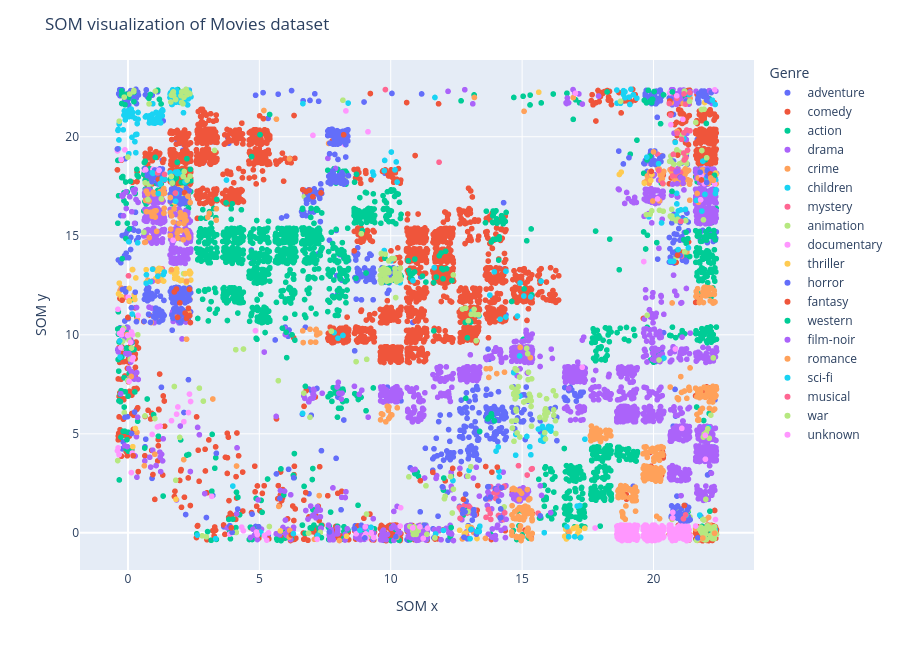

Notebook code cell kept with this figure:
### Code cell
winning_neurons = np.array([som.winner(x) for x in features_movies])
offset = np.random.uniform(-0.4, 0.4, size=winning_neurons.shape)
wn = winning_neurons + offset

som_df = pd.DataFrame({
    'x': wn[:, 0],
    'y': wn[:, 1],
    'Genre': movies['genres'].apply(lambda x: x[0] if len(x) > 0 else 'unknown').values,
    'Title': movies['title'].values
})

fig = px.scatter(
    som_df,
    x='x', y='y',
    color='Genre',
    hover_data={'Title': True, 'Genre': True, 'x': False, 'y': False},
    width=900, height=650
)
fig.update_layout(
    title='SOM visualization of Movies dataset',
    xaxis_title='SOM x',
    yaxis_title='SOM y',
)
fig.show()

### Figure 1 — Plotly figure (JSON) as saved in the notebook; plotly's stock layout.template omitted (floating-point values rounded to 4 significant figures; data arrays with more than 128 entries replaced by an {"elided": "..."} marker saying what was removed)
{"data": [{"customdata": {"elided": "652x2 str values"}, "hovertemplate": "Genre=%{customdata[1]}<br>Title=%{customdata[0]}<extra></extra>", "legendgroup": "adventure", "marker": {"color": "#636efa", "symbol": "circle"}, "mode": "markers", "name": "adventure", "showlegend": true, "type": "scattergl", "x": {"elided": "652 float values"}, "xaxis": "x", "y": {"elided": "652 float values"}, "yaxis": "y"}, {"customdata": {"elided": "2776x2 str values"}, "hovertemplate": "Genre=%{customdata[1]}<br>Title=%{customdata[0]}<extra></extra>", "legendgroup": "comedy", "marker": {"color": "#EF553B", "symbol": "circle"}, "mode": "markers", "name": "comedy", "showlegend": true, "type": "scattergl", "x": {"elided": "2776 float values"}, "xaxis": "x", "y": {"elided": "2776 float values"}, "yaxis": "y"}, {"customdata": {"elided": "1828x2 str values"}, "hovertemplate": "Genre=%{customdata[1]}<br>Title=%{customdata[0]}<extra></extra>", "legendgroup": "action", "marker": {"color": "#00cc96", "symbol": "circle"}, "mode": "markers", "name": "action", "showlegend": true, "type": "scattergl", "x": {"elided": "1828 float values"}, "xaxis": "x", "y": {"elided": "1828 float values"}, "yaxis": "y"}, {"customdata": {"elided": "2218x2 str values"}, "hovertemplate": "Genre=%{customdata[1]}<br>Title=%{customdata[0]}<extra></extra>", "legendgroup": "drama", "marker": {"color": "#ab63fa", "symbol": "circle"}, "mode": "markers", "name": "drama", "showlegend": true, "type": "scattergl", "x": {"elided": "2218 float values"}, "xaxis": "x", "y": {"elided": "2218 float values"}, "yaxis": "y"}, {"customdata": {"elided": "534x2 str values"}, "hovertemplate": "Genre=%{customdata[1]}<br>Title=%{customdata[0]}<extra></extra>", "legendgroup": "crime", "marker": {"color": "#FFA15A", "symbol": "circle"}, "mode": "markers", "name": "crime", "showlegend": true, "type": "scattergl", "x": {"elided": "534 float values"}, "xaxis": "x", "y": {"elided": "534 float values"}, "yaxis": "y"}, {"customdata": {"elided": "197x2 str values"}, "hovertemplate": "Genre=%{customdata[1]}<br>Title=%{customdata[0]}<extra></extra>", "legendgroup": "children", "marker": {"color": "#19d3f3", "symbol": "circle"}, "mode": "markers", "name": "children", "showlegend": true, "type": "scattergl", "x": {"elided": "197 float values"}, "xaxis": "x", "y": {"elided": "197 float values"}, "yaxis": "y"}, {"customdata": [["Twelve Monkeys (a.k.a. 12 Monkeys) (1995)", "mystery"], ["Seven (a.k.a. Se7en) (1995)", "mystery"], ["Unforgettable (1996)", "mystery"], ["Just Cause (1995)", "mystery"], ["Underneath (1995)", "mystery"], ["True Crime (1996)", "mystery"], ["Rear Window (1954)", "mystery"], ["Spellbound (1945)", "mystery"], ["Absolute Power (1997)", "mystery"], ["Stage Fright (1950)", "mystery"], ["Saboteur (1942)", "mystery"], ["Mortal Thoughts (1991)", "mystery"], ["Stepford Wives, The (1975)", "mystery"], ["Dead Again (1991)", "mystery"], ["Pacific Heights (1990)", "mystery"], ["Eyes of Laura Mars (1978)", "mystery"], ["Jennifer 8 (1992)", "mystery"], ["Memento (2000)", "mystery"], ["Obsession (1976)", "mystery"], ["Masquerade (1988)", "mystery"], ["Cat o' Nine Tails, The (Gatto a nove code, Il) (1971)", "mystery"], ["Vanishing, The (1993)", "mystery"], ["Dressed to Kill (1980)", "mystery"], ["Vanilla Sky (2001)", "mystery"], ["Seconds (1966)", "mystery"], ["Blow Out (1981)", "mystery"], ["Truth About Charlie, The (2002)", "mystery"], ["Andromeda Strain, The (1971)", "mystery"], ["Shattered (1991)", "mystery"], ["Secret Window (2004)", "mystery"], ["Body Double (1984)", "mystery"], ["Maltese Falcon, The (a.k.a. Dangerous Female) (1931)", "mystery"], ["Fear X (2003)", "mystery"], ["Sherlock Holmes: The Woman in Green (1945)", "mystery"], ["Old Boy (2003)", "mystery"], ["Bunny Lake Is Missing (1965)", "mystery"], ["District 9 (2009)", "mystery"], ["Buried (2010)", "mystery"], ["Exam (2009)", "mystery"], ["Super 8 (2011)", "mystery"], ["Raven, The (2012)", "mystery"], ["Enemy (2013)", "mystery"], ["The Boy Next Door (2015)", "mystery"], ["Narcopolis (2014)", "mystery"], ["Death Note Rewrite: Genshisuru Kami (2007)", "mystery"], ["Project X (1968)", "mystery"], ["The Wailing (2016)", "mystery"], ["Inferno (2016)", "mystery"]], "hovertemplate": "Genre=%{customdata[1]}<br>Title=%{customdata[0]}<extra></extra>", "legendgroup": "mystery", "marker": {"color": "#FF6692", "symbol": "circle"}, "mode": "markers", "name": "mystery", "showlegend": true, "type": "scattergl", "x": [12.68, 12.91, 15.19, 13.81, 13.63, 13.18, 19.9, 21.03, 13.8, 20.72, 20.92, 15.35, 15.61, 14.1, 13.72, 13.79, 14.19, 13.0, 14.32, 2.093, 20.35, 1.308, 1.736, 14.3, 20.15, 13.72, 15.38, 21.07, 13.93, 14.34, 14.86, 20.71, 0.0202, 20.85, 12.62, 20.19, 12.81, 13.02, 12.64, 12.73, -0.07208, 13.22, 1.607, 2.306, 12.89, 9.798, 14.04, 13.99], "xaxis": "x", "y": [1.174, 1.003, 2.92, 0.6799, 0.7836, 1.146, 18.13, 18.19, 2.333, 18.02, 18.31, 3.217, 0.9948, 0.8785, 1.717, 0.9796, 2.249, 1.308, 2.352, 17.25, 17.66, 13.33, 17.21, 0.6693, 19.12, 1.179, 3.243, 13.98, 2.022, 1.014, 3.391, 18.39, 12.98, 18.04, 1.284, 18.3, 1.388, 1.272, 0.7307, 1.037, 11.91, 0.8946, 16.72, 16.81, -0.1496, 22.38, 2.036, 1.737], "yaxis": "y"}, {"customdata": {"elided": "297x2 str values"}, "hovertemplate": "Genre=%{customdata[1]}<br>Title=%{customdata[0]}<extra></extra>", "legendgroup": "animation", "marker": {"color": "#B6E880", "symbol": "circle"}, "mode": "markers", "name": "animation", "showlegend": true, "type": "scattergl", "x": {"elided": "297 float values"}, "xaxis": "x", "y": {"elided": "297 float values"}, "yaxis": "y"}, {"customdata": {"elided": "385x2 str values"}, "hovertemplate": "Genre=%{customdata[1]}<br>Title=%{customdata[0]}<extra></extra>", "legendgroup": "documentary", "marker": {"color": "#FF97FF", "symbol": "circle"}, "mode": "markers", "name": "documentary", "showlegend": true, "type": "scattergl", "x": {"elided": "385 float values"}, "xaxis": "x", "y": {"elided": "385 float values"}, "yaxis": "y"}, {"customdata": {"elided": "83x2 str values"}, "hovertemplate": "Genre=%{customdata[1]}<br>Title=%{customdata[0]}<extra></extra>", "legendgroup": "thriller", "marker": {"color": "#FECB52", "symbol": "circle"}, "mode": "markers", "name": "thriller", "showlegend": true, "type": "scattergl", "x": [1.044, 1.358, 1.06, 16.66, 2.22, 17.39, 1.781, 0.9439, 2.065, 2.306, 16.95, 17.11, 1.861, 0.1696, 2.18, 17.18, 18.7, 15.63, 19.7, 19.93, 22.39, 22.37, 17.07, 1.901, 21.94, 19.9, 1.296, 17.14, 2.361, 2.345, 18.77, 2.278, 1.238, 19.65, 0.6961, 1.145, 17.08, 1.258, 16.69, 1.976, 1.813, 2.384, 0.6927, 1.096, 0.2999, 1.853, 1.641, -0.3288, 16.81, 16.62, 2.391, 1.778, 1.172, 1.891, 1.821, 1.993, 0.04876, 12.94, -0.3582, 12.63, 12.83, 1.106, 13.28, 1.97, 2.243, 0.2839, 1.766, 2.06, 2.287, 13.03, -0.2511, -0.2328, 5.8, 0.05834, 2.128, 1.828, 8.322, 12.8, 1.819, 12.99, 0.2406, 0.263, 0.184], "xaxis": "x", "y": [12.75, 12.71, 12.84, 0.1797, 12.63, 0.2298, 13.02, 12.71, 12.75, 17.23, 0.2237, -0.05952, 13.15, 13.29, 13.09, 0.106, 18.1, 22.25, 18.74, 18.11, 18.1, 18.17, 0.2545, 12.81, 21.73, 17.8, 12.75, 0.1088, 13.07, 13.21, 18.21, 16.94, 12.91, 17.66, 12.65, 13.28, 0.2961, 13.32, -0.3079, 16.81, 13.05, 13.13, 13.29, 13.25, 12.87, 13.33, 13.2, 12.61, 0.0455, -0.1736, 12.76, 12.85, 13.35, 12.86, 13.22, 12.74, 12.34, 0.3147, 12.07, 0.1288, -0.02357, 10.92, -0.2868, 17.37, 17.23, 5.269, 16.69, 17.39, 17.04, 0.2755, 11.93, 11.81, 0.09777, 11.72, 16.84, 1.691, -0.1694, -0.04621, 16.73, 0.1396, 11.97, 11.79, 4.351], "yaxis": "y"}, {"customdata": {"elided": "468x2 str values"}, "hovertemplate": "Genre=%{customdata[1]}<br>Title=%{customdata[0]}<extra></extra>", "legendgroup": "horror", "marker": {"color": "#636efa", "symbol": "circle"}, "mode": "markers", "name": "horror", "showlegend": true, "type": "scattergl", "x": {"elided": "468 float values"}, "xaxis": "x", "y": {"elided": "468 float values"}, "yaxis": "y"}, {"customdata": [["Prophecy, The (1995)", "fantasy"], ["Candyman: Farewell to the Flesh (1995)", "fantasy"], ["Brazil (1985)", "fantasy"], ["Dracula (Bram Stoker's Dracula) (1992)", "fantasy"], ["Tales from the Darkside: The Movie (1990)", "fantasy"], ["Sleepy Hollow (1999)", "fantasy"], ["Ninth Gate, The (1999)", "fantasy"], ["Evil Dead, The (1981)", "fantasy"], ["Made in Heaven (1987)", "fantasy"], ["Last Wave, The (1977)", "fantasy"], ["Queen of the Damned (2002)", "fantasy"], ["Company of Wolves, The (1984)", "fantasy"], ["Videodrome (1983)", "fantasy"], ["Paperhouse (1988)", "fantasy"], ["Children of Dune (2003)", "fantasy"], ["Nightbreed (1990)", "fantasy"], ["Brigadoon (1954)", "fantasy"], ["Andalusian Dog, An (Chien andalou, Un) (1929)", "fantasy"], ["Topo, El (1970)", "fantasy"], ["Twilight Zone: The Movie (1983)", "fantasy"], ["Prince of Darkness (1987)", "fantasy"], ["Purgatory (1999)", "fantasy"], ["Ginger Snaps Back: The Beginning (2004)", "fantasy"], ["Survive Style 5+ (2004)", "fantasy"], ["7 Faces of Dr. Lao (1964)", "fantasy"], ["Silent Hill (2006)", "fantasy"], ["Night Listener, The (2006)", "fantasy"], ["Meshes of the Afternoon (1943)", "fantasy"], ["Troll 2 (1990)", "fantasy"], ["Snow White (1916)", "fantasy"], ["Nightmare on Elm Street, A (2010)", "fantasy"], ["Twilight Saga: Eclipse, The (2010)", "fantasy"], ["Heartless (2009)", "fantasy"], ["Red Riding Hood (2011)", "fantasy"], ["Troll Hunter, The (Trolljegeren) (2010)", "fantasy"], ["Insidious (2010)", "fantasy"], ["Insidious: Chapter 3 (2015)", "fantasy"], ["Fantastic Beasts and Where to Find Them (2016)", "fantasy"], ["Solace (2015)", "fantasy"], ["Miss Peregrine's Home for Peculiar Children (2016)", "fantasy"], ["Beauty and the Beast (2017)", "fantasy"], ["The Dark Tower (2017)", "fantasy"]], "hovertemplate": "Genre=%{customdata[1]}<br>Title=%{customdata[0]}<extra></extra>", "legendgroup": "fantasy", "marker": {"color": "#EF553B", "symbol": "circle"}, "mode": "markers", "name": "fantasy", "showlegend": true, "type": "scattergl", "x": [12.62, 7.038, 20.91, 1.888, 1.847, 12.36, 14.06, 1.975, 1.162, 13.85, 7.348, 8.209, 2.341, 1.764, 11.6, 6.91, 20.92, 22.17, 21.33, 2.354, 21.17, 6.306, 6.653, 12.77, 19.92, 2.302, 13.61, 20.62, 6.779, 21.83, 2.156, -0.2231, 2.376, 13.31, 11.13, 2.23, 2.176, 6.211, -0.002313, 0.1955, 3.935, 2.654], "xaxis": "x", "y": [2.972, 16.97, 14.02, 10.88, 12.31, 3.255, 3.317, 11.61, 17.85, 3.067, 17.17, 20.1, 12.29, 12.17, 3.056, 17.3, 19.08, 18.12, 14.69, 10.97, 1.382, 9.852, 17.33, 1.694, 18.25, 11.34, 3.349, 21.8, 17.23, 17.82, 17.17, 11.75, 10.62, 2.386, 2.631, 10.83, 11.1, -0.1061, 10.88, 3.895, 0.2581, 0.3689], "yaxis": "y"}, {"customdata": [["Wild Bill (1995)", "western"], ["Wyatt Earp (1994)", "western"], ["Bad Girls (1994)", "western"], ["Pale Rider (1985)", "western"], ["Alvarez Kelly (1966)", "western"], ["High Plains Drifter (1973)", "western"], ["Little Big Man (1970)", "western"], ["Jeremiah Johnson (1972)", "western"], ["Mackenna's Gold (1969)", "western"], ["Rio Bravo (1959)", "western"], ["One-Eyed Jacks (1961)", "western"], ["Hombre (1967)", "western"], ["She Wore a Yellow Ribbon (1949)", "western"], ["Tom Horn (1980)", "western"], ["Nevada Smith (1966)", "western"], ["Winchester '73 (1950)", "western"], ["Open Range (2003)", "western"], ["Pat Garrett and Billy the Kid (1973)", "western"], ["Appaloosa (2008)", "western"], ["Winds of the Wasteland (1936)", "western"], ["True Grit (2010)", "western"], ["The Hateful Eight (2015)", "western"], ["The Dark Valley (2014)", "western"]], "hovertemplate": "Genre=%{customdata[1]}<br>Title=%{customdata[0]}<extra></extra>", "legendgroup": "western", "marker": {"color": "#00cc96", "symbol": "circle"}, "mode": "markers", "name": "western", "showlegend": true, "type": "scattergl", "x": [6.352, 6.02, 5.878, 18.7, 19.73, 21.24, 21.24, 21.31, 20.27, 19.75, 19.87, 20.38, 20.72, 19.7, 19.87, 20.7, 12.3, 19.63, 6.04, 22.32, 8.756, 7.235, 6.244], "xaxis": "x", "y": [9.731, 10.13, 10.34, 13.29, 21.71, 15.18, 14.62, 14.86, 20.66, 18.83, 21.8, 22.12, 22.27, 14.33, 19.03, 17.24, 0.2678, 15.19, 8.849, 18.06, 1.392, -0.1403, 10.0], "yaxis": "y"}, {"customdata": [["Suture (1993)", "film-noir"], ["Maltese Falcon, The (1941)", "film-noir"], ["Notorious (1946)", "film-noir"], ["Third Man, The (1949)", "film-noir"], ["Out of the Past (1947)", "film-noir"], ["Suspicion (1941)", "film-noir"], ["Angel Heart (1987)", "film-noir"], ["Kiss Me Deadly (1955)", "film-noir"], ["D.O.A. (1988)", "film-noir"], ["Pickup on South Street (1953)", "film-noir"], ["Undercurrent (1946)", "film-noir"], ["13 Tzameti (2005)", "film-noir"]], "hovertemplate": "Genre=%{customdata[1]}<br>Title=%{customdata[0]}<extra></extra>", "legendgroup": "film-noir", "marker": {"color": "#ab63fa", "symbol": "circle"}, "mode": "markers", "name": "film-noir", "showlegend": true, "type": "scattergl", "x": [0.9168, 20.73, 21.04, 21.12, 20.9, 20.86, 14.03, 21.16, 14.39, 20.93, 21.12, 13.1], "xaxis": "x", "y": [12.7, 17.61, 17.93, 17.88, 17.63, 18.24, 2.184, 17.32, 0.6829, 18.27, 17.65, 0.1741], "yaxis": "y"}, {"customdata": [["Jack and Sarah (1995)", "romance"], ["Farewell to Arms, A (1932)", "romance"], ["Hustler White (1996)", "romance"], ["In Love and War (1996)", "romance"], ["Kama Sutra: A Tale of Love (1996)", "romance"], ["Love Jones (1997)", "romance"], ["Love and Other Catastrophes (1996)", "romance"], ["Temptress Moon (Feng Yue) (1996)", "romance"], ["Fall (1997)", "romance"], ["Life Less Ordinary, A (1997)", "romance"], ["Meet Joe Black (1998)", "romance"], ["Message in a Bottle (1999)", "romance"], ["Autumn Tale, An (Conte d'automne) (1998)", "romance"], ["Against All Odds (1984)", "romance"], ["Big Country, The (1958)", "romance"], ["House of Mirth, The (2000)", "romance"], ["Claim, The (2000)", "romance"], ["Cherry 2000 (1987)", "romance"], ["Angel Eyes (2001)", "romance"], ["Happy Accidents (2000)", "romance"], ["Enigma (2001)", "romance"], ["Brown Sugar (2002)", "romance"], ["Rio Grande (1950)", "romance"], ["He Loves Me... He Loves Me Not (À la folie... pas du tout) (2002)", "romance"], ["Open Hearts (Elsker dig for evigt) (2002)", "romance"], ["And Now... Ladies and Gentlemen... (2002)", "romance"], ["Dirty Dancing: Havana Nights (2004)", "romance"], ["Jetée, La (1962)", "romance"], ["Code 46 (2003)", "romance"], ["Raise Your Voice (2004)", "romance"], ["Emma (1996)", "romance"], ["Paris, I Love You (Paris, je t'aime) (2006)", "romance"], ["Adjustment Bureau, The (2011)", "romance"], ["Birdemic: Shock and Terror (2010)", "romance"], ["Upstream Color (2013)", "romance"], ["Before We Go (2014)", "romance"], ["'Tis the Season for Love (2015)", "romance"], ["Anything for Love (2016)", "romance"]], "hovertemplate": "Genre=%{customdata[1]}<br>Title=%{customdata[0]}<extra></extra>", "legendgroup": "romance", "marker": {"color": "#FFA15A", "symbol": "circle"}, "mode": "markers", "name": "romance", "showlegend": true, "type": "scattergl", "x": [6.669, 22.18, 14.33, 7.148, 13.78, 13.63, 7.244, 7.144, 1.303, 2.232, 7.182, 6.952, 13.73, 5.65, 20.9, 5.174, 6.652, 6.149, 2.28, 14.04, 1.655, 1.613, 22.28, 13.07, 21.88, 16.77, 7.302, 20.0, 20.72, 22.32, 7.163, 6.929, 1.142, 7.277, 2.124, 5.739, 2.369, -0.03951], "xaxis": "x", "y": [9.607, 17.92, 8.113, 10.23, 8.296, 8.286, 10.05, 9.628, 17.82, 12.71, 9.996, 9.632, 7.848, 20.89, 20.27, 21.33, 10.2, 18.88, 17.0, 8.042, 13.29, 16.93, 17.8, 0.2602, -0.2596, 0.05842, 10.09, 19.24, 0.7278, -0.02073, 10.27, 10.28, 12.71, 1.881, 3.696, 1.336, 16.68, 10.01], "yaxis": "y"}, {"customdata": [["Island of Dr. Moreau, The (1996)", "sci-fi"], ["Sphere (1998)", "sci-fi"], ["2010: The Year We Make Contact (1984)", "sci-fi"], ["Meteor (1979)", "sci-fi"], ["It Came from Outer Space (1953)", "sci-fi"], ["Earth vs. the Flying Saucers (1956)", "sci-fi"], ["Zone 39 (1997)", "sci-fi"], ["Mission to Mars (2000)", "sci-fi"], ["Retroactive (1997)", "sci-fi"], ["Runaway (1984)", "sci-fi"], ["Battle Beyond the Stars (1980)", "sci-fi"], ["When Worlds Collide (1951)", "sci-fi"], ["Angry Red Planet, The (1959)", "sci-fi"], ["Incredible Shrinking Man, The (1957)", "sci-fi"], ["Brainstorm (1983)", "sci-fi"], ["20 Million Miles to Earth (1957)", "sci-fi"], ["Time After Time (1979)", "sci-fi"], ["Android (1982)", "sci-fi"], ["Beginning of the End (1957)", "sci-fi"], ["Amazing Transparent Man, The (1960)", "sci-fi"], ["Alien from L.A. (1988)", "sci-fi"], ["Boy and His Dog, A (1975)", "sci-fi"], ["Robot Jox (1990)", "sci-fi"], ["This Island Earth (1955)", "sci-fi"], ["Final Cut, The (2004)", "sci-fi"], ["Robinson Crusoe on Mars (1964)", "sci-fi"], ["Futureworld (1976)", "sci-fi"], ["Brave New World (1998)", "sci-fi"], ["Babylon 5: The Gathering (1993)", "sci-fi"], ["Stargate: Continuum (2008)", "sci-fi"], ["Babylon 5: The Legend of the Rangers: To Live and Die in Starlight (2002)", "sci-fi"], ["Babylon 5: The Lost Tales - Voices in the Dark (2007)", "sci-fi"], ["Timecrimes (Cronocrímenes, Los) (2007)", "sci-fi"], ["Push (2009)", "sci-fi"], ["Cargo (2009)", "sci-fi"], ["Skyline (2010)", "sci-fi"], ["Limitless (2011)", "sci-fi"], ["Contagion (2011)", "sci-fi"], ["Atomic Submarine, The (1959)", "sci-fi"], ["Sharknado (2013)", "sci-fi"], ["Interstellar (2014)", "sci-fi"], ["Dawn of the Planet of the Apes (2014)", "sci-fi"], ["Signal, The (2014)", "sci-fi"], ["Autómata (Automata) (2014)", "sci-fi"], ["Omega Doom (1996)", "sci-fi"], ["Paradox (2010)", "sci-fi"], ["Oblivion 2: Backlash (1996)", "sci-fi"], ["Project Almanac (2015)", "sci-fi"], ["Idaho Transfer (1973)", "sci-fi"], ["Doctor Who: A Christmas Carol (2010)", "sci-fi"], ["Doctor Who: The Runaway Bride (2007)", "sci-fi"], ["Buck Rogers in the 25th Century (1979)", "sci-fi"], ["Webmaster (1998)", "sci-fi"], ["ARQ (2016)", "sci-fi"], ["Arrival (2016)", "sci-fi"], ["Saturn 3 (1980)", "sci-fi"], ["Guyver: Dark Hero (1994)", "sci-fi"], ["Seven Sisters (2017)", "sci-fi"], ["Blade Runner 2049 (2017)", "sci-fi"], ["2048: Nowhere to Run (2017)", "sci-fi"], ["The Darkest Minds (2018)", "sci-fi"]], "hovertemplate": "Genre=%{customdata[1]}<br>Title=%{customdata[0]}<extra></extra>", "legendgroup": "sci-fi", "marker": {"color": "#19d3f3", "symbol": "circle"}, "mode": "markers", "name": "sci-fi", "showlegend": true, "type": "scattergl", "x": [1.137, 0.6923, 20.94, 6.658, 21.38, 1.227, 9.757, 9.347, 17.0, 0.9379, 9.769, 22.36, 19.75, 22.35, 17.1, 21.84, 17.2, 21.33, 1.308, 20.19, 20.77, 20.64, 1.391, 1.23, 17.23, 11.68, 0.8527, 1.836, 21.25, 0.1595, 13.28, 11.71, 16.71, 0.7032, 6.646, 1.813, 13.37, 15.84, 22.24, -0.3153, 8.83, 3.991, 13.06, 1.347, 10.24, 16.77, 0.9546, 6.294, 0.9322, 21.76, 12.01, 10.21, 9.315, 13.02, 9.249, 1.385, 10.16, 13.39, 7.213, 2.639, 3.338], "xaxis": "x", "y": [12.96, 12.6, 14.3, 21.67, 22.2, 17.64, 18.29, 18.06, -0.1912, 13.31, 18.8, 17.14, 18.97, 21.63, 1.351, 16.25, 1.379, 14.39, 17.88, 18.64, 13.71, 13.71, 17.85, 17.61, -0.2305, 21.98, 12.68, 17.14, 0.8927, 11.05, 0.06779, -0.05425, 0.3042, 13.03, 6.032, 16.75, 0.0634, 0.01076, 21.85, 9.696, 0.1266, 2.362, 0.1813, 13.04, 17.71, -0.1961, 18.15, -0.04416, 18.18, 0.8968, 0.1211, 18.73, 18.22, -0.2932, 0.2796, 13.17, 18.33, 0.3371, -0.1284, -0.1129, -0.2914], "yaxis": "y"}, {"customdata": [["American in Paris, An (1951)", "musical"], ["Meet Me in St. Louis (1944)", "musical"], ["Gigi (1958)", "musical"], ["Inspector General, The (1949)", "musical"], ["Sound of Music, The (1965)", "musical"], ["Broadway Melody, The (1929)", "musical"], ["Tommy (1975)", "musical"], ["South Pacific (1958)", "musical"], ["Happy Go Lovely (1951)", "musical"], ["Gypsy (1962)", "musical"], ["Unsinkable Molly Brown, The (1964)", "musical"], ["Fantasticks, The (1995)", "musical"], ["Calamity Jane (1953)", "musical"], ["Love Me Tender (1956)", "musical"], ["Breakin' 2: Electric Boogaloo (1984)", "musical"], ["Silk Stockings (1957)", "musical"], ["From Justin to Kelly (2003)", "musical"], ["Jolson Story, The (1946)", "musical"], ["Oklahoma! (1955)", "musical"], ["Gold Diggers of 1933 (1933)", "musical"], ["Easter Parade (1948)", "musical"], ["Moonwalker (1988)", "musical"], ["Cats (1998)", "musical"]], "hovertemplate": "Genre=%{customdata[1]}<br>Title=%{customdata[0]}<extra></extra>", "legendgroup": "musical", "marker": {"color": "#FF6692", "symbol": "circle"}, "mode": "markers", "name": "musical", "showlegend": true, "type": "scattergl", "x": [21.26, 21.17, 21.22, 20.89, 21.39, 20.75, 20.65, 21.16, 21.23, 1.391, 21.04, 21.14, 20.6, 21.16, 1.805, 21.38, 1.129, 21.15, 21.07, 21.3, 20.91, 11.84, 21.22], "xaxis": "x", "y": [20.34, 18.83, 21.65, 21.95, 20.3, 19.11, 21.09, 20.2, 18.95, 18.1, 15.73, 0.7135, 21.68, 22.17, 17.16, 22.22, 18.17, 19.18, 19.87, 19.32, 20.18, 18.72, 0.9078], "yaxis": "y"}, {"customdata": [["Pork Chop Hill (1959)", "war"], ["Run Silent Run Deep (1958)", "war"], ["Objective, Burma! (1945)", "war"], ["Battle for Haditha (2007)", "war"]], "hovertemplate": "Genre=%{customdata[1]}<br>Title=%{customdata[0]}<extra></extra>", "legendgroup": "war", "marker": {"color": "#B6E880", "symbol": "circle"}, "mode": "markers", "name": "war", "showlegend": true, "type": "scattergl", "x": [21.61, 21.93, 21.37, 11.68], "xaxis": "x", "y": [20.72, 21.39, 21.79, -0.2531], "yaxis": "y"}, {"customdata": [["La cravate (1957)", "unknown"], ["Ben-hur (2016)", "unknown"], ["Pirates of the Caribbean: Dead Men Tell No Tales (2017)", "unknown"], ["Superfast! (2015)", "unknown"], ["Let It Be Me (1995)", "unknown"], ["Trevor Noah: African American (2013)", "unknown"], ["Guardians (2016)", "unknown"], ["Green Room (2015)", "unknown"], ["The Brand New Testament (2015)", "unknown"], ["A Cosmic Christmas (1977)", "unknown"], ["Grease Live (2016)", "unknown"], ["Noin 7 veljestä (1968)", "unknown"], ["Ali Wong: Baby Cobra (2016)", "unknown"], ["A Midsummer Night's Dream (2016)", "unknown"], ["The Forbidden Dance (1990)", "unknown"], ["Ethel & Ernest (2016)", "unknown"], ["Whiplash (2013)", "unknown"], ["Lemonade (2016)", "unknown"], ["T2 3-D: Battle Across Time (1996)", "unknown"], ["The Godfather Trilogy: 1972-1990 (1992)", "unknown"], ["The Adventures of Sherlock Holmes and Doctor Watson: The Hunt for the Tiger (1980)", "unknown"], ["The Putin Interviews (2017)", "unknown"], ["Too Funny to Fail: The Life and Death of The Dana Carvey Show (2017)", "unknown"], ["Serving in Silence: The Margarethe Cammermeyer Story (1995)", "unknown"], ["A Christmas Story Live! (2017)", "unknown"]], "hovertemplate": "Genre=%{customdata[1]}<br>Title=%{customdata[0]}<extra></extra>", "legendgroup": "unknown", "marker": {"color": "#FF97FF", "symbol": "circle"}, "mode": "markers", "name": "unknown", "showlegend": true, "type": "scattergl", "x": [20.89, 0.6716, 7.2, 1.182, 7.04, -0.3241, -0.2675, 3.189, 9.029, 19.63, 0.1717, 22.33, 11.11, 9.353, 8.294, 0.1953, 21.6, 11.4, 20.74, 22.36, 20.73, 0.04381, 11.24, 17.78, -0.01194], "xaxis": "x", "y": [22.07, 18.33, -0.3191, 18.31, 20.07, 10.07, 9.36, 1.844, 0.3076, 13.7, 10.01, 22.37, 0.3025, -0.2369, 21.31, 8.85, 0.3468, 0.2379, 1.033, 0.6728, 0.7553, 7.646, -0.2797, 0.2452, 9.969], "yaxis": "y"}], "layout": {"height": 650, "legend": {"title": {"text": "Genre"}, "tracegroupgap": 0}, "margin": {"t": 60}, "title": {"text": "SOM visualization of Movies dataset"}, "width": 900, "xaxis": {"anchor": "y", "domain": [0, 1], "title": {"text": "SOM x"}}, "yaxis": {"anchor": "x", "domain": [0, 1], "title": {"text": "SOM y"}}}}
